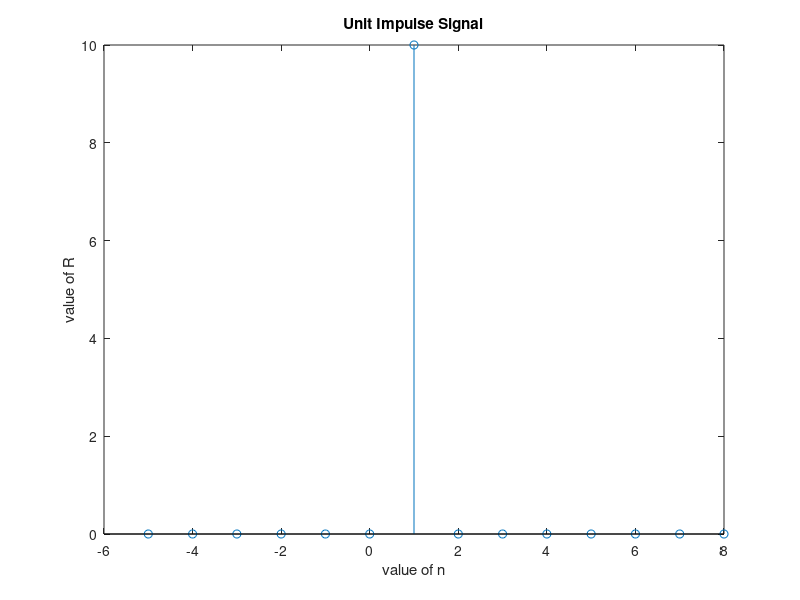

Reproduce this figure in MATLAB.
clc
clear all
n=-5:1:8;
for n_counter=1:length(n)
 if n(n_counter)==1
 R(n_counter)=10
 else
 R(n_counter)=0
 end
end
stem(n,R)
xlabel ('value of n')
ylabel ('value of R')
title('Unit Impulse Signal')